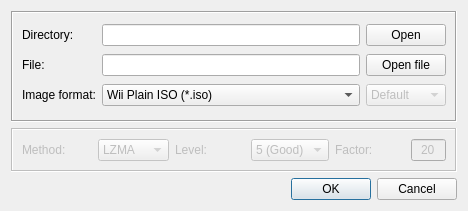
<?xml version="1.0" encoding="UTF-8"?>
<ui version="4.0">
 <class>WiiBaFuDialog</class>
 <widget class="QDialog" name="WiiBaFuDialog">
  <property name="windowModality">
   <enum>Qt::ApplicationModal</enum>
  </property>
  <property name="geometry">
   <rect>
    <x>0</x>
    <y>0</y>
    <width>442</width>
    <height>211</height>
   </rect>
  </property>
  <property name="windowTitle">
   <string>Transfer games to image</string>
  </property>
  <property name="windowIcon">
   <iconset resource="../wiibafu.qrc">
    <normaloff>:/appicon/images/appicon.png</normaloff>:/appicon/images/appicon.png</iconset>
  </property>
  <layout class="QGridLayout" name="gridLayout_2">
   <item row="0" column="0">
    <widget class="QFrame" name="frame">
     <property name="locale">
      <locale language="English" country="UnitedStates"/>
     </property>
     <property name="frameShape">
      <enum>QFrame::Box</enum>
     </property>
     <property name="frameShadow">
      <enum>QFrame::Sunken</enum>
     </property>
     <layout class="QGridLayout" name="gridLayout">
      <item row="0" column="0">
       <widget class="QLabel" name="label_Directory">
        <property name="locale">
         <locale language="English" country="UnitedStates"/>
        </property>
        <property name="text">
         <string>Directory:</string>
        </property>
       </widget>
      </item>
      <item row="0" column="1">
       <widget class="QLineEdit" name="lineEdit_Directory">
        <property name="locale">
         <locale language="English" country="UnitedStates"/>
        </property>
        <property name="text">
         <string/>
        </property>
       </widget>
      </item>
      <item row="0" column="2">
       <widget class="QPushButton" name="pushButton_Open">
        <property name="locale">
         <locale language="English" country="UnitedStates"/>
        </property>
        <property name="text">
         <string>Open</string>
        </property>
       </widget>
      </item>
      <item row="1" column="0">
       <widget class="QLabel" name="label_FilePath">
        <property name="locale">
         <locale language="English" country="UnitedStates"/>
        </property>
        <property name="text">
         <string>File:</string>
        </property>
       </widget>
      </item>
      <item row="1" column="1">
       <widget class="QLineEdit" name="lineEdit_FilePath">
        <property name="locale">
         <locale language="English" country="UnitedStates"/>
        </property>
       </widget>
      </item>
      <item row="1" column="2">
       <widget class="QPushButton" name="pushButton_OpenFile">
        <property name="locale">
         <locale language="English" country="UnitedStates"/>
        </property>
        <property name="text">
         <string>Open file</string>
        </property>
       </widget>
      </item>
      <item row="2" column="0">
       <widget class="QLabel" name="label_2">
        <property name="locale">
         <locale language="English" country="UnitedStates"/>
        </property>
        <property name="text">
         <string>Image format:</string>
        </property>
       </widget>
      </item>
      <item row="2" column="1">
       <widget class="QComboBox" name="comboBox_ImageFormat">
        <property name="locale">
         <locale language="English" country="UnitedStates"/>
        </property>
        <item>
         <property name="text">
          <string>Wii Plain ISO (*.iso)</string>
         </property>
        </item>
        <item>
         <property name="text">
          <string>Wii Compact ISO (*.ciso)</string>
         </property>
        </item>
        <item>
         <property name="text">
          <string>Wii ISO Archive (*.wia)</string>
         </property>
        </item>
        <item>
         <property name="text">
          <string>Wii Disc Format (*.wdf)</string>
         </property>
        </item>
        <item>
         <property name="text">
          <string>Wii Backup File System Container (*.wbfs)</string>
         </property>
        </item>
       </widget>
      </item>
      <item row="2" column="2">
       <widget class="QComboBox" name="comboBox_compressionDefaults">
        <property name="enabled">
         <bool>false</bool>
        </property>
        <item>
         <property name="text">
          <string>Default</string>
         </property>
        </item>
        <item>
         <property name="text">
          <string>Fast</string>
         </property>
        </item>
        <item>
         <property name="text">
          <string>Good</string>
         </property>
        </item>
        <item>
         <property name="text">
          <string>Best</string>
         </property>
        </item>
        <item>
         <property name="text">
          <string>Other</string>
         </property>
        </item>
       </widget>
      </item>
     </layout>
    </widget>
   </item>
   <item row="2" column="0">
    <widget class="QDialogButtonBox" name="buttonBox">
     <property name="locale">
      <locale language="English" country="UnitedStates"/>
     </property>
     <property name="orientation">
      <enum>Qt::Horizontal</enum>
     </property>
     <property name="standardButtons">
      <set>QDialogButtonBox::Cancel|QDialogButtonBox::Ok</set>
     </property>
    </widget>
   </item>
   <item row="1" column="0">
    <widget class="QFrame" name="frame_compressionMethod">
     <property name="enabled">
      <bool>false</bool>
     </property>
     <property name="maximumSize">
      <size>
       <width>16777215</width>
       <height>44</height>
      </size>
     </property>
     <property name="locale">
      <locale language="English" country="UnitedStates"/>
     </property>
     <property name="frameShape">
      <enum>QFrame::Box</enum>
     </property>
     <property name="frameShadow">
      <enum>QFrame::Sunken</enum>
     </property>
     <layout class="QHBoxLayout" name="horizontalLayout">
      <item>
       <widget class="QLabel" name="label">
        <property name="locale">
         <locale language="English" country="UnitedStates"/>
        </property>
        <property name="text">
         <string>Method:</string>
        </property>
       </widget>
      </item>
      <item>
       <widget class="QComboBox" name="comboBox_compressionMethod">
        <property name="enabled">
         <bool>false</bool>
        </property>
        <property name="locale">
         <locale language="English" country="UnitedStates"/>
        </property>
        <property name="currentIndex">
         <number>3</number>
        </property>
        <item>
         <property name="text">
          <string>None</string>
         </property>
        </item>
        <item>
         <property name="text">
          <string>Purge</string>
         </property>
        </item>
        <item>
         <property name="text">
          <string>Bzip2</string>
         </property>
        </item>
        <item>
         <property name="text">
          <string>LZMA</string>
         </property>
        </item>
        <item>
         <property name="text">
          <string>LZMA2</string>
         </property>
        </item>
       </widget>
      </item>
      <item>
       <widget class="QLabel" name="label_3">
        <property name="locale">
         <locale language="English" country="UnitedStates"/>
        </property>
        <property name="text">
         <string>Level:</string>
        </property>
       </widget>
      </item>
      <item>
       <widget class="QComboBox" name="comboBox_compressionLevel">
        <property name="enabled">
         <bool>false</bool>
        </property>
        <property name="locale">
         <locale language="English" country="UnitedStates"/>
        </property>
        <property name="currentIndex">
         <number>5</number>
        </property>
        <item>
         <property name="text">
          <string>0 (None)</string>
         </property>
        </item>
        <item>
         <property name="text">
          <string>1 (Fast)</string>
         </property>
        </item>
        <item>
         <property name="text">
          <string>2</string>
         </property>
        </item>
        <item>
         <property name="text">
          <string>3</string>
         </property>
        </item>
        <item>
         <property name="text">
          <string>4</string>
         </property>
        </item>
        <item>
         <property name="text">
          <string>5 (Good)</string>
         </property>
        </item>
        <item>
         <property name="text">
          <string>6</string>
         </property>
        </item>
        <item>
         <property name="text">
          <string>7</string>
         </property>
        </item>
        <item>
         <property name="text">
          <string>8</string>
         </property>
        </item>
        <item>
         <property name="text">
          <string>9 (Best)</string>
         </property>
        </item>
       </widget>
      </item>
      <item>
       <widget class="QLabel" name="label_4">
        <property name="locale">
         <locale language="English" country="UnitedStates"/>
        </property>
        <property name="text">
         <string>Factor:</string>
        </property>
       </widget>
      </item>
      <item>
       <widget class="QLineEdit" name="lineEdit_compressionFactor">
        <property name="enabled">
         <bool>false</bool>
        </property>
        <property name="minimumSize">
         <size>
          <width>35</width>
          <height>0</height>
         </size>
        </property>
        <property name="maximumSize">
         <size>
          <width>35</width>
          <height>16777215</height>
         </size>
        </property>
        <property name="locale">
         <locale language="English" country="UnitedStates"/>
        </property>
        <property name="text">
         <string>20</string>
        </property>
        <property name="alignment">
         <set>Qt::AlignCenter</set>
        </property>
       </widget>
      </item>
     </layout>
    </widget>
   </item>
  </layout>
 </widget>
 <tabstops>
  <tabstop>lineEdit_Directory</tabstop>
  <tabstop>pushButton_Open</tabstop>
  <tabstop>lineEdit_FilePath</tabstop>
  <tabstop>pushButton_OpenFile</tabstop>
  <tabstop>comboBox_ImageFormat</tabstop>
  <tabstop>buttonBox</tabstop>
 </tabstops>
 <resources>
  <include location="../wiibafu.qrc"/>
 </resources>
 <connections>
  <connection>
   <sender>buttonBox</sender>
   <signal>accepted()</signal>
   <receiver>WiiBaFuDialog</receiver>
   <slot>accept()</slot>
   <hints>
    <hint type="sourcelabel">
     <x>248</x>
     <y>254</y>
    </hint>
    <hint type="destinationlabel">
     <x>157</x>
     <y>274</y>
    </hint>
   </hints>
  </connection>
  <connection>
   <sender>buttonBox</sender>
   <signal>rejected()</signal>
   <receiver>WiiBaFuDialog</receiver>
   <slot>reject()</slot>
   <hints>
    <hint type="sourcelabel">
     <x>316</x>
     <y>260</y>
    </hint>
    <hint type="destinationlabel">
     <x>286</x>
     <y>274</y>
    </hint>
   </hints>
  </connection>
 </connections>
</ui>
